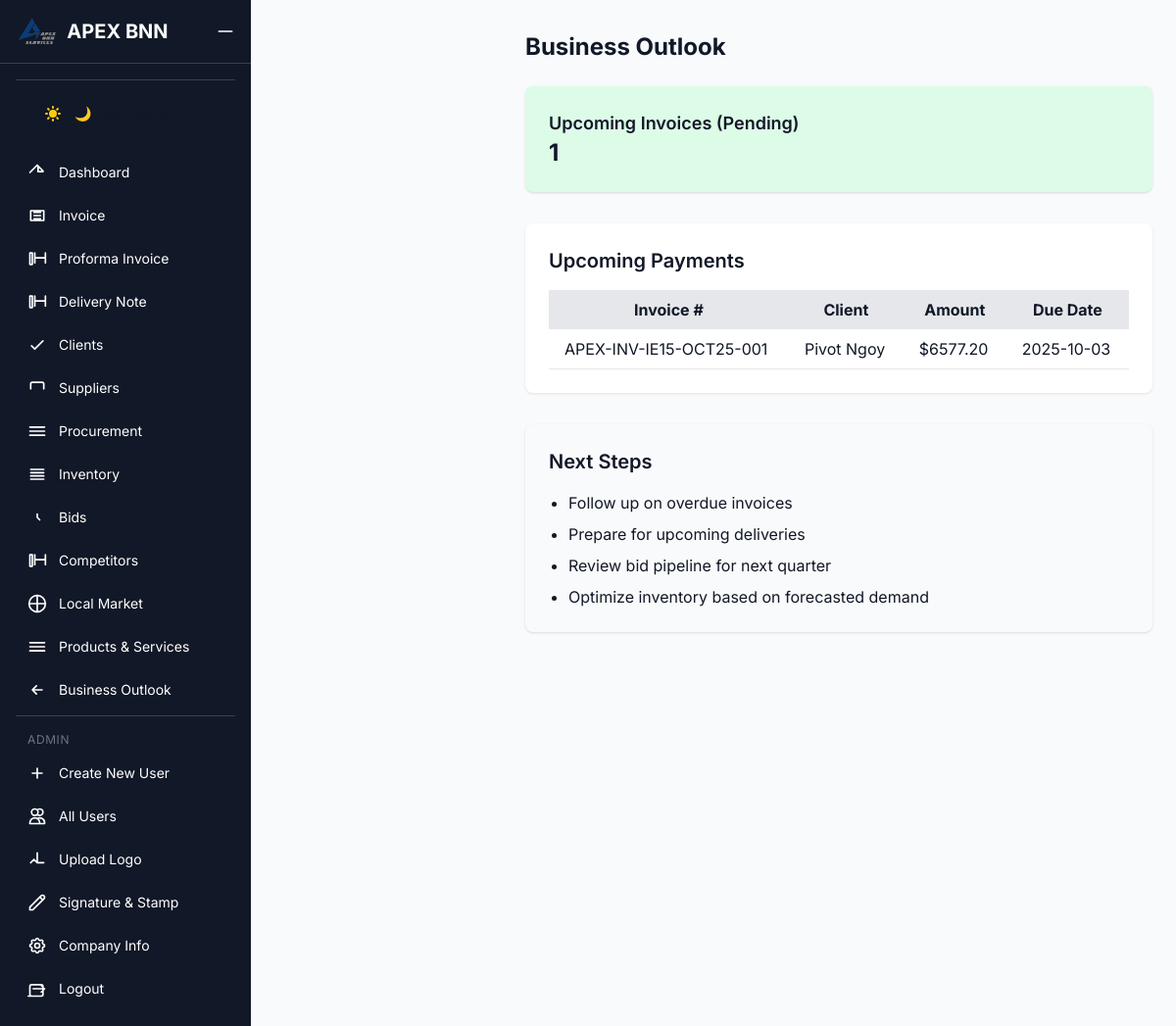
/business_outlook (signed in), run on the app's committed database.
### models_core/models.py (models this page shows, shortened)
class Invoice(db.Model):
    __tablename__ = 'invoice'
    id = db.Column(db.Integer, primary_key=True)
    document_type = db.Column(db.String(20), default='invoice', nullable=False)
    invoice_number = db.Column(db.String(20), nullable=False)  # Removed unique=True for versioning
    po_number = db.Column(db.String(50))
    client_id = db.Column(db.Integer, db.ForeignKey('client.id'), nullable=False)
    date_created = db.Column(db.DateTime, default=lambda: datetime.now(timezone.utc))
    issue_date = db.Column(db.Date, nullable=True)
    due_date = db.Column(db.Date, nullable=True)
    subtotal = db.Column(db.Float, default=0.0)
    total_amount = db.Column(db.Float, default=0.0)
    vat_amount = db.Column(db.Float, default=0.0)
    vat_rate = db.Column(db.Float, default=16.0)
    status = db.Column(db.String(20), default='Pending')
    signing_person_name = db.Column(db.String(100))
    signing_person_function = db.Column(db.String(100))
    created_by = db.Column(db.Integer, db.ForeignKey('user.id'), nullable=False)
    created_at = db.Column(db.DateTime, default=datetime.utcnow, nullable=False)
    pdf_file = db.Column(db.String(200), nullable=True)  # Will store "generated_pdfs/filename.pdf"
    updated_at = db.Column(db.DateTime, default=datetime.utcnow, onupdate=datetime.utcnow)
    version = db.Column(db.Integer, default=1, nullable=False)
    parent_id = db.Column(db.Integer, db.ForeignKey('invoice.id'), nullable=True)
    client = db.relationship('Client', back_populates='invoices')
    items = db.relationship('InvoiceItem', backref='invoice', cascade='all, delete-orphan')
    attachments = db.relationship(
        "Attachment",
        back_populates="parent_invoice",
        foreign_keys="[Attachment.invoice_id]",
        cascade="all, delete-orphan"
    )
    parent = db.relationship('Invoice', remote_side=[id], back_populates='versions')
    versions = db.relationship('Invoice', back_populates='parent', cascade='all, delete-orphan')

class Client(db.Model):
    id = db.Column(db.Integer, primary_key=True)
    name = db.Column(db.String(100), nullable=False)
    address = db.Column(db.Text)
    email = db.Column(db.String(100))
    phone = db.Column(db.String(20))
    invoices = db.relationship('Invoice', back_populates='client')  # ← string, not backref

### app.py (the view)
@app.route('/business_outlook')
@login_required
def business_outlook():
    upcoming_invoices = Invoice.query.filter(
        Invoice.status == 'Pending',
        Invoice.document_type == 'invoice'
    ).order_by(Invoice.due_date.asc()).limit(5).all()
    return render_template('analysis/business_outlook.html', upcoming_invoices=upcoming_invoices)

### app.py (called while the page is built)
@app.context_processor
def inject_datetime():
    return {'datetime': datetime, 'now': datetime.now}

### templates/analysis/business_outlook.html (shortened to what this page needs)
{% extends "base.html" %}
{% block content %}
<div class="container-wrapper">
  <div class="main-content">
    <h1 class="text-2xl font-bold mb-6">Business Outlook</h1>
    <div class="bg-green-100 p-6 rounded-lg shadow mb-8">
      <h2 class="text-lg font-semibold">Upcoming Invoices (Pending)</h2>
      <p class="text-2xl font-bold">{{ upcoming_invoices|length }}</p>
    </div>
    <div class="bg-white p-6 rounded-lg shadow mb-8">
      <h2 class="text-xl font-semibold mb-4">Upcoming Payments</h2>
      {% if upcoming_invoices %}
      <div class="overflow-x-auto">
        <table class="min-w-full">
          <thead class="bg-gray-200">
            <tr>
              <th class="px-4 py-2">Invoice #</th>
              <th class="px-4 py-2">Client</th>
              <th class="px-4 py-2">Amount</th>
              <th class="px-4 py-2">Due Date</th>
            </tr>
          </thead>
          <tbody>
            {% for inv in upcoming_invoices %}
            <tr class="border-b">
              <td class="px-4 py-2">{{ inv.invoice_number }}</td>
              <td class="px-4 py-2">{{ inv.client.name }}</td>
              <td class="px-4 py-2">${{ "%.2f"|format(inv.total_amount) }}</td>
              <td class="px-4 py-2">{{ inv.due_date.strftime('%Y-%m-%d') if inv.due_date else 'N/A' }}</td>
            </tr>
            {% endfor %}
          </tbody>
        </table>
      </div>
      {% else %}
      <p>No pending invoices due soon.</p>
      {% endif %}
    </div>
    <div class="bg-gray-50 p-6 rounded-lg shadow">
      <h2 class="text-xl font-semibold mb-4">Next Steps</h2>
      <ul class="list-disc pl-5 space-y-2">
        <li>Follow up on overdue invoices</li>
        <li>Prepare for upcoming deliveries</li>
        <li>Review bid pipeline for next quarter</li>
        <li>Optimize inventory based on forecasted demand</li>
      </ul>
    </div>
  </div>
</div>
{% endblock %}

### templates/base.html (style rules this page uses)
body { font-family: 'Inter', sans-serif; background-color: #f8f9fa; color: #1f2937; transition: background-color 0.3s ease, color 0.3s ease; }
[data-theme="light"] .bg-white { background-color: white !important; box-shadow: 0 1px 3px rgba(0, 0, 0, 0.1); }

### data on the page
Invoice: invoice_number "APEX-INV-IE15-OCT25-001", client.name "Pivot Ngoy", total_amount "6577.20", due_date "2025-10-03"

### other printed values
{{ upcoming_invoices|length }} "1"
